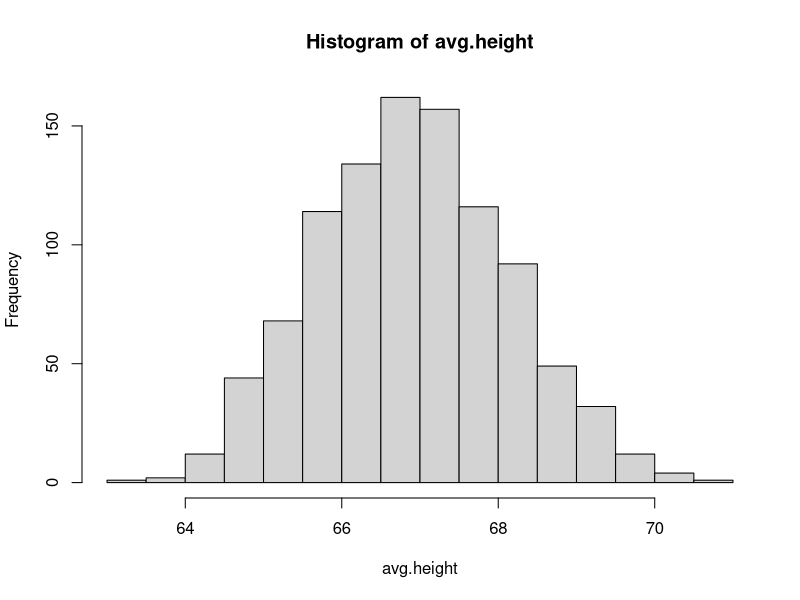
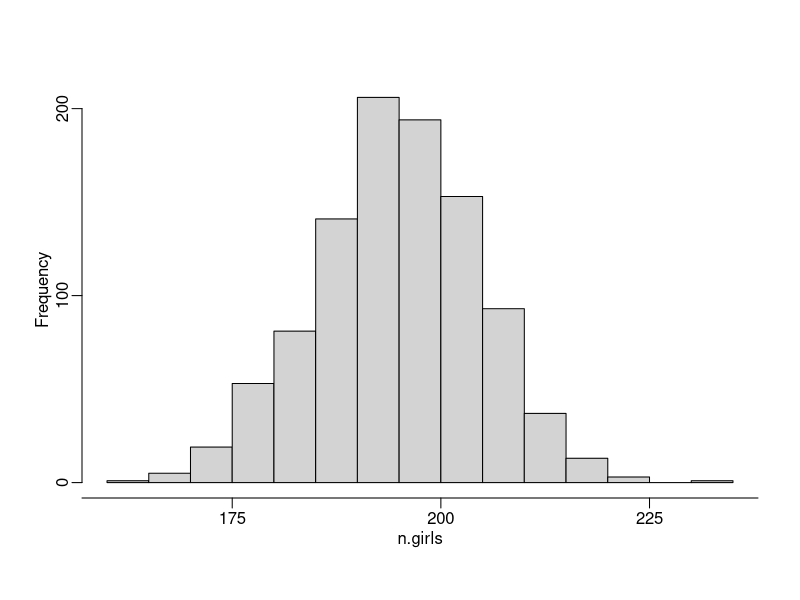
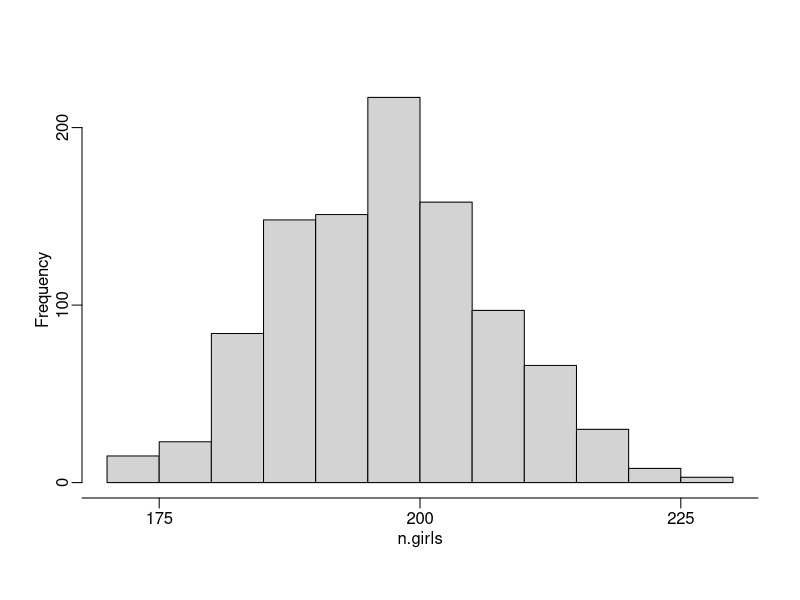
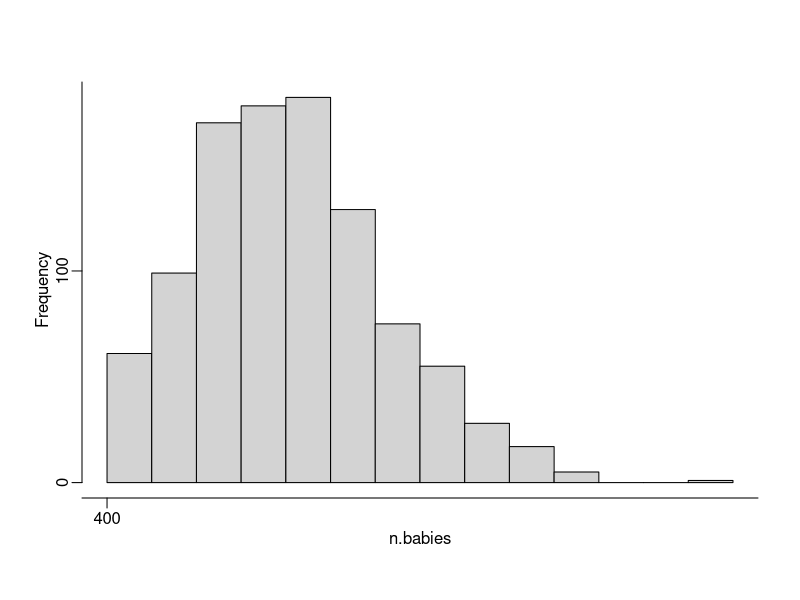
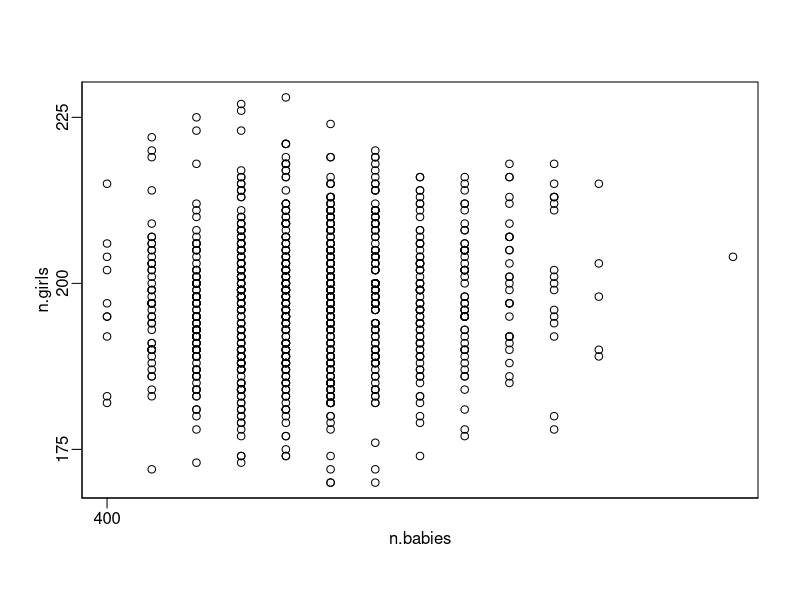
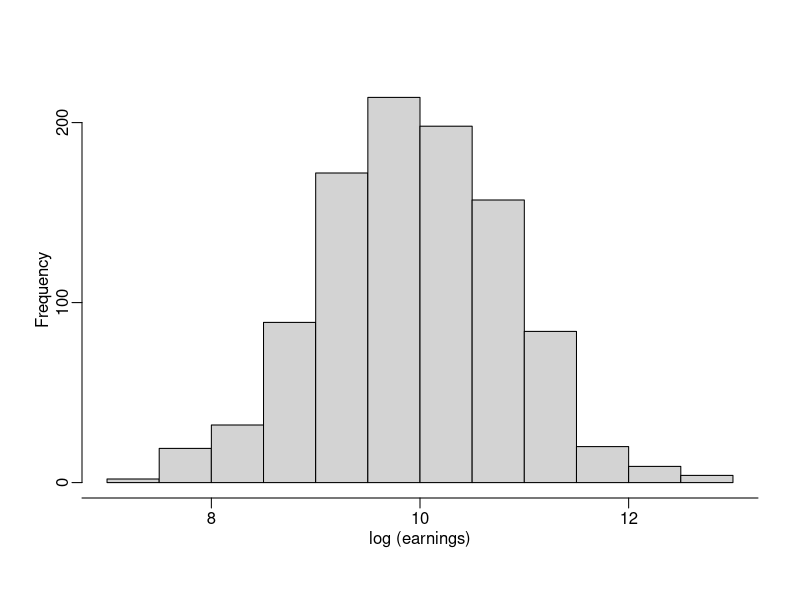
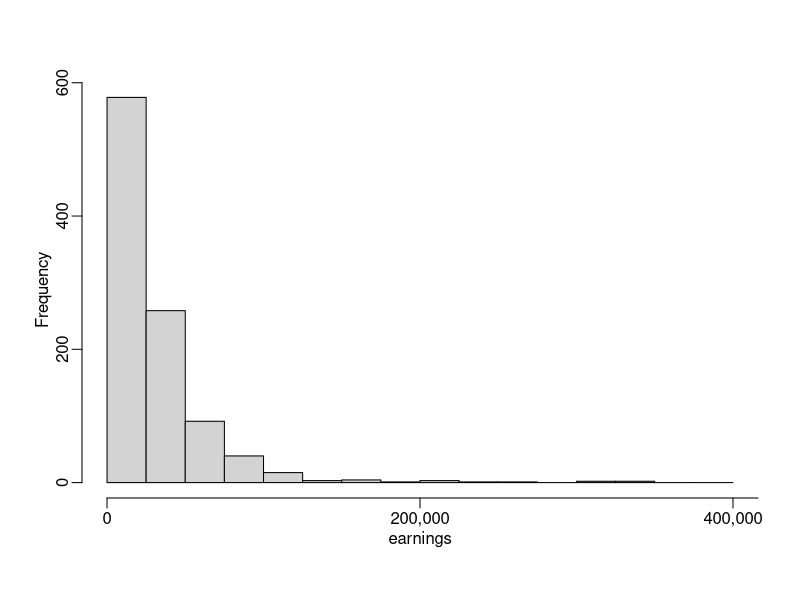

These figures' R source, in order:
# some simulations for chapter 7

# #girls in 400 births

n.sims <- 1000
n.girls <- rbinom (n.sims, 400, 0.488)
postscript ("c:/books/multilevel/girls1.ps", height=2.8, width=3.5)
par (oma=c(0,0,0,0))
hist (n.girls, main="", xaxt="n", yaxt="n", mgp=c(1.5,.5,0))
axis (1, seq(150,250,25), mgp=c(1.5,.5,0))
axis (2, seq(0,200,100), mgp=c(1.5,.5,0))
dev.off()

# #girls in 400 birth events, allowing for the possibility of twins


n.babies <- rep (NA, n.sims)
n.girls <- rep (NA, n.sims)
for (i in 1:n.sims){
  birth.type <- sample (c ("fraternal twin", "identical twin", "single birth"),
    size=400, replace=TRUE, prob=c(1/125, 1/300, 1 - 1/125 - 1/300))
  babies <- ifelse (birth.type=="fraternal twin", 2,
    ifelse (birth.type=="identical twin", 2, 1))
  girls <- ifelse (birth.type=="fraternal twin", rbinom (400, 2, 0.495),
    ifelse (birth.type=="identical twin", 2*rbinom (400, 1, 0.495),
    rbinom (400, 1, 0.488)))
  n.babies[i] <- sum (babies)
  n.girls[i] <- sum (girls)
}

postscript ("c:/books/multilevel/girls2a.ps", height=3, width=3)
par (oma=c(0,0,0,0))
hist (n.girls, main="", xaxt="n", yaxt="n", mgp=c(1.5,.5,0))
axis (1, seq(150,250,25), mgp=c(1.5,.5,0))
axis (2, seq(0,200,100), mgp=c(1.5,.5,0))
dev.off()

postscript ("c:/books/multilevel/girls2b.ps", height=3, width=3)
par (oma=c(0,0,0,0))
hist (n.babies, main="", xaxt="n", yaxt="n", mgp=c(1.5,.5,0))
axis (1, seq(350,450,25), mgp=c(1.5,.5,0))
axis (2, seq(0,200,100), mgp=c(1.5,.5,0))
dev.off()

postscript ("c:/books/multilevel/girls2c.ps", height=3, width=3)
par (oma=c(0,0,0,0))
plot (n.babies, n.girls, main="", xaxt="n", yaxt="n", mgp=c(1.5,.5,0))
axis (1, seq(350,450,25), mgp=c(1.5,.5,0))
axis (2, seq(150,250,25), mgp=c(1.5,.5,0))
dev.off()


# avg height of 10 adults

n.sims <- 1000
avg.height <- rep (NA, n.sims)
for (s in 1:n.sims){
  sex <- rbinom (10, 1, 0.52)
  height <- ifelse (sex==0, rnorm (10, 69.5, 2.9), rnorm (10, 64.5, 2.7))
  avg.height[s] <- mean (height)
}
hist (avg.height)

# using functions

height.sim <- function (n.adults){
  sex <- rbinom (n.adults, 1, 0.52)
  height <- ifelse (sex==0, rnorm (10, 69.5, 2.9), rnorm (10, 64.5, 2.7))
  return (list (avg=mean(height), max=max(height)))
}

#heights <- sapply (rep(10,1000), height.sim)

heights <- replicate (1000, height.sim (10))

n.adults <- 10
n.sims <- 1000
avg.height <- rep (NA, n.sims)
max.height <- rep (NA, n.sims)
for (s in 1:n.sims){
  simulation <- height.sim (n.adults)
  avg.height[s] <- simulation$avg
  max.height[s] <- simulation$max
}


# approx earnings of 68-inch-tall man

n.sims <- 1000
pred <- exp (rnorm (n.sims, 9.95, 0.88))
postscript ("c:/books/multilevel/sim.hist.a.ps", height=2.8, width=3.5)
par (oma=c(0,0,0,0))
hist (log(pred), main="", xaxt="n", yaxt="n", mgp=c(1.5,.5,0), xlab="log (earnings)")
axis (1, seq(6,14,2), mgp=c(1.5,.5,0))
axis (2, seq(0,200,100), mgp=c(1.5,.5,0))
dev.off()
postscript ("c:/books/multilevel/sim.hist.b.ps", height=2.8, width=3.5)
par (oma=c(0,0,0,0))
hist (pred, main="", xaxt="n", yaxt="n", mgp=c(1.5,.5,0), breaks=100000*seq(0,ceiling(max(pred)/100000),.25),
      xlab="earnings")
axis (1, seq(0,600000,200000), c("0", "200,000", "400,000", "600,000"), mgp=c(1.5,.5,0))
axis (2, seq(0,600,200), mgp=c(1.5,.5,0))
dev.off()
